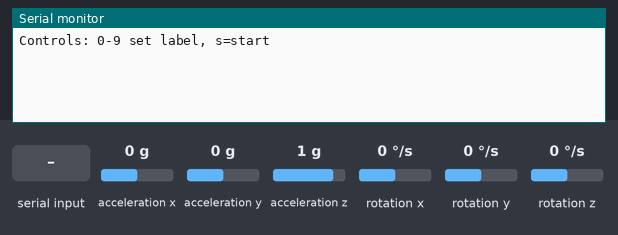
This sketch was run on a simulated Arduino Nano 33 BLE. Parts: the last lines printed to the serial monitor. Inputs (shaded band) come from the test bench; at power-on: acceleration x 0 g, acceleration y 0 g, acceleration z 1 g, rotation x 0 °/s, rotation y 0 °/s, rotation z 0 °/s.

Above: at 1.2 s.
1.3 s: "90,45\n" received over Serial
At 1.7 s:
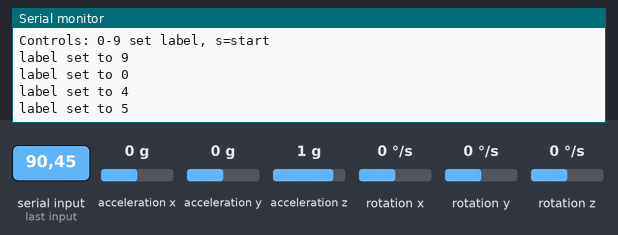
2.8 s: "s90\n" received over Serial
At 5.1 s:
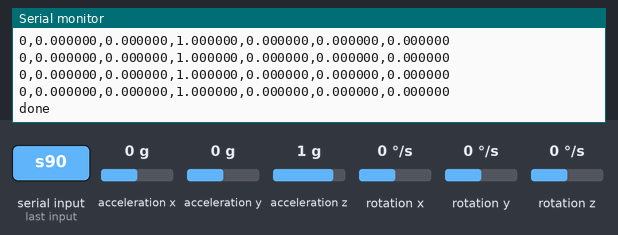
Timing chart, 0 to 6.6 s (numbered marks = the images above; inputs shaded):
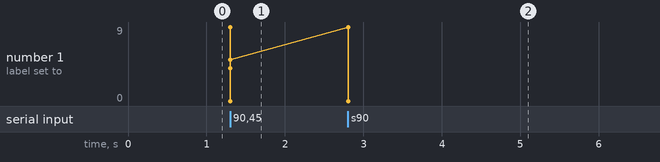

Measured:
- after the input at 1.3 s, the serial monitor: prints a new line at once (image 1)
- after the input at 2.8 s, the serial monitor: prints a new line at once (image 2)

The sketch:

Sampling_Sketch.ino
```cpp
#include <Arduino_LSM9DS1.h>

const int HZ = 100;
const uint32_t PERIOD_US = 1000000UL / HZ;

const int N_SAMPLES = 200;   // 2s at 100 Hz
int samples_left = 0;

uint32_t next_us;
int label = 0;               // set with 0..9 keys

void startRecording() {
  samples_left = N_SAMPLES;
  next_us = micros();
  Serial.println("label,ax,ay,az,gx,gy,gz"); // header per clip
}

void setup() {
  Serial.begin(230400);
  while (!Serial) {}

  if (!IMU.begin()) while (1) {}

  Serial.println("Controls: 0-9 set label, s=start");
}

void loop() {
  // commands from laptop
  if (Serial.available()) {
    char c = Serial.read();
    if (c >= '0' && c <= '9') {
      label = c - '0';
      Serial.print("label set to "); Serial.println(label);
    } else if (c == 's') {
      if (samples_left == 0) startRecording();
    }
  }

  if (samples_left == 0) return;

  // fixed-rate sampling
  if ((int32_t)(micros() - next_us) >= 0) {
    next_us += PERIOD_US;

    static float ax=0, ay=0, az=0, gx=0, gy=0, gz=0;

    // Update values if available (keeps last value otherwise)
    if (IMU.accelerationAvailable()) IMU.readAcceleration(ax, ay, az);
    if (IMU.gyroscopeAvailable())     IMU.readGyroscope(gx, gy, gz);

    Serial.print(label); Serial.print(",");
    Serial.print(ax, 6); Serial.print(",");
    Serial.print(ay, 6); Serial.print(",");
    Serial.print(az, 6); Serial.print(",");
    Serial.print(gx, 6); Serial.print(",");
    Serial.print(gy, 6); Serial.print(",");
    Serial.println(gz, 6);

    samples_left--;

    if (samples_left == 0) {
      Serial.println("done");
    }
  }
}
```
